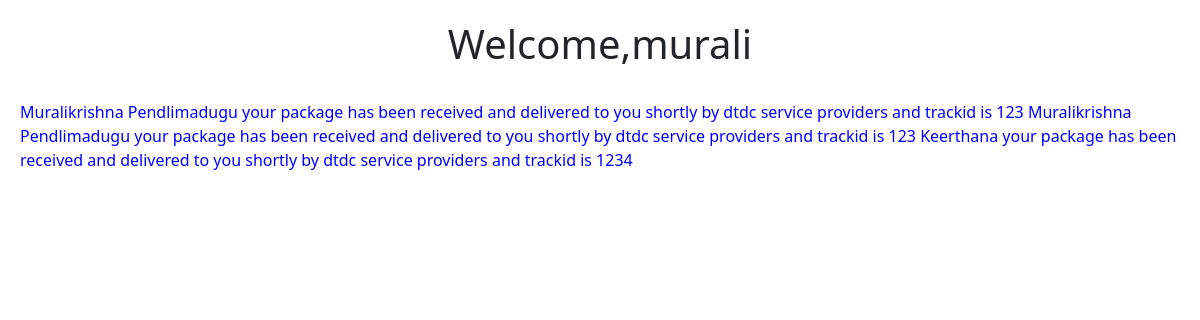
The page /accounts/dashboard/ (signed in) on the database its author committed.
### accounts/models.py (models this page shows)
class package(models.Model):
    name = models.CharField(max_length=100)
    phone_number = models.IntegerField()
    address = models.CharField(max_length=200)
    track_id = models.IntegerField(null=True)
    service = models.CharField(max_length=100,default="dtdc")
    def __str__(self):
       return f"{self.name} your package has been received and delivered to you shortly by {self.service} service providers and trackid is {self.track_id} "

### accounts/views.py (the view)
# urls.py: path("dashboard/",views.dashboardview,name="dashboard"),
@login_required
def dashboardview(request):
     package_li = package.objects.all()
     return render(request,"dashboard.html",{'package_list':package_li})

### accounts/templates/dashboard.html
{% extends 'index.html'%}
{% block content%}
    <h1 style = "text-align:center;">Welcome,{{user.username}}</h1>
    <p style = "color:blue;"><br>
        {%for package in package_list%}
            {{package}}
        {%endfor%}
    </p><br>
{%endblock%}

### rows shown on the page
package: name+service+track "Muralikrishna Pendlimadugu your package has been received and delivered to you shortly by dtdc service providers and trackid is 123"
package: name+service+track "Muralikrishna Pendlimadugu your package has been received and delivered to you shortly by dtdc service providers and trackid is 123"
package: name+service+track "Keerthana your package has been received and delivered to you shortly by dtdc service providers and trackid is 1234"

### other values the page prints
{{ user.username }} "murali"
